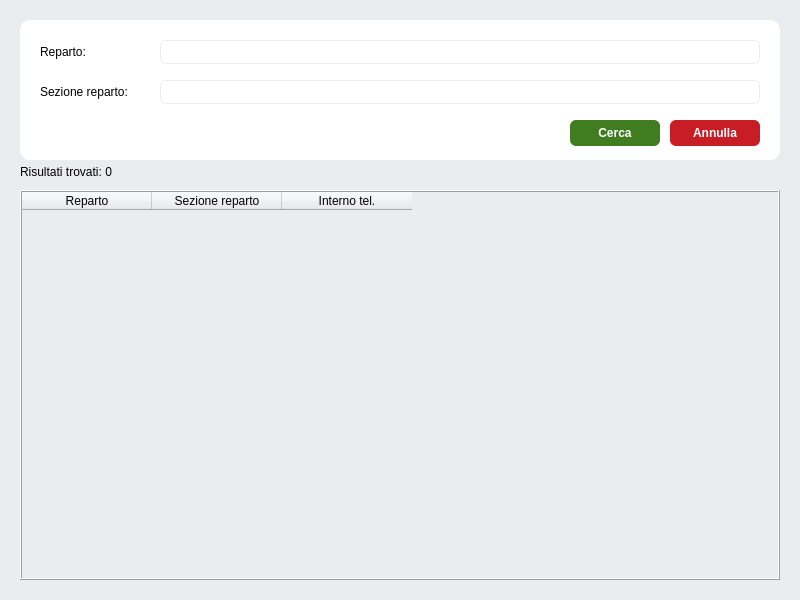
<?xml version="1.0" encoding="UTF-8"?>
<ui version="4.0">
 <class>ApplicationMainWindow</class>
 <widget class="QMainWindow" name="ApplicationMainWindow">
  <property name="enabled">
   <bool>true</bool>
  </property>
  <property name="geometry">
   <rect>
    <x>0</x>
    <y>0</y>
    <width>800</width>
    <height>600</height>
   </rect>
  </property>
  <property name="minimumSize">
   <size>
    <width>800</width>
    <height>600</height>
   </size>
  </property>
  <property name="maximumSize">
   <size>
    <width>800</width>
    <height>600</height>
   </size>
  </property>
  <property name="font">
   <font>
    <family>Nunito</family>
    <pointsize>10</pointsize>
    <weight>50</weight>
    <italic>false</italic>
    <bold>false</bold>
   </font>
  </property>
  <property name="focusPolicy">
   <enum>Qt::NoFocus</enum>
  </property>
  <property name="windowTitle">
   <string>Callcenter - Address book</string>
  </property>
  <property name="styleSheet">
   <string notr="true">* {
	background-color: #e9edf0;
	font: 10pt &quot;Nunito&quot;;
}

#searchCard_widget {
	border-top-left-radius: 10px;
	border-top-right-radius: 10px;
	border-bottom-left-radius: 10px;
	border-bottom-right-radius: 10px;
}

QPushButton, QLineEdit {
	border-top-left-radius: 6px;
	border-top-right-radius: 6px;
	border-bottom-left-radius: 6px;
	border-bottom-right-radius: 6px;
}

QLineEdit {
	border: 1px solid #e9edf0;
}</string>
  </property>
  <property name="windowFilePath">
   <string notr="true"/>
  </property>
  <property name="tabShape">
   <enum>QTabWidget::Triangular</enum>
  </property>
  <widget class="QWidget" name="mainContainer_widget">
   <property name="font">
    <font>
     <family>Nunito</family>
     <pointsize>10</pointsize>
     <weight>50</weight>
     <italic>false</italic>
     <bold>false</bold>
    </font>
   </property>
   <widget class="QTableWidget" name="search_result_tableWidget">
    <property name="geometry">
     <rect>
      <x>20</x>
      <y>190</y>
      <width>760</width>
      <height>390</height>
     </rect>
    </property>
    <property name="frameShape">
     <enum>QFrame::Box</enum>
    </property>
    <property name="frameShadow">
     <enum>QFrame::Raised</enum>
    </property>
    <property name="autoScrollMargin">
     <number>10</number>
    </property>
    <property name="editTriggers">
     <set>QAbstractItemView::NoEditTriggers</set>
    </property>
    <property name="showDropIndicator" stdset="0">
     <bool>true</bool>
    </property>
    <property name="dragDropOverwriteMode">
     <bool>false</bool>
    </property>
    <property name="cornerButtonEnabled">
     <bool>false</bool>
    </property>
    <property name="rowCount">
     <number>0</number>
    </property>
    <property name="columnCount">
     <number>3</number>
    </property>
    <attribute name="horizontalHeaderVisible">
     <bool>true</bool>
    </attribute>
    <attribute name="horizontalHeaderCascadingSectionResizes">
     <bool>true</bool>
    </attribute>
    <attribute name="horizontalHeaderDefaultSectionSize">
     <number>130</number>
    </attribute>
    <attribute name="horizontalHeaderMinimumSectionSize">
     <number>40</number>
    </attribute>
    <attribute name="horizontalHeaderShowSortIndicator" stdset="0">
     <bool>false</bool>
    </attribute>
    <attribute name="horizontalHeaderStretchLastSection">
     <bool>false</bool>
    </attribute>
    <attribute name="verticalHeaderVisible">
     <bool>true</bool>
    </attribute>
    <column>
     <property name="text">
      <string>Reparto</string>
     </property>
    </column>
    <column>
     <property name="text">
      <string>Sezione reparto</string>
     </property>
    </column>
    <column>
     <property name="text">
      <string>Interno tel.</string>
     </property>
    </column>
   </widget>
   <widget class="QLabel" name="result_label">
    <property name="geometry">
     <rect>
      <x>20</x>
      <y>160</y>
      <width>160</width>
      <height>24</height>
     </rect>
    </property>
    <property name="focusPolicy">
     <enum>Qt::TabFocus</enum>
    </property>
    <property name="text">
     <string>Risultati trovati: 0</string>
    </property>
   </widget>
   <widget class="QWidget" name="searchCard_widget" native="true">
    <property name="geometry">
     <rect>
      <x>20</x>
      <y>20</y>
      <width>760</width>
      <height>140</height>
     </rect>
    </property>
    <property name="styleSheet">
     <string notr="true">background-color: #ffffff;</string>
    </property>
    <widget class="QLabel" name="department_label">
     <property name="geometry">
      <rect>
       <x>20</x>
       <y>20</y>
       <width>100</width>
       <height>24</height>
      </rect>
     </property>
     <property name="focusPolicy">
      <enum>Qt::NoFocus</enum>
     </property>
     <property name="text">
      <string>Reparto:</string>
     </property>
    </widget>
    <widget class="QLineEdit" name="department_lineEdit">
     <property name="geometry">
      <rect>
       <x>140</x>
       <y>20</y>
       <width>600</width>
       <height>24</height>
      </rect>
     </property>
    </widget>
    <widget class="QLabel" name="department_specified_label">
     <property name="geometry">
      <rect>
       <x>20</x>
       <y>60</y>
       <width>100</width>
       <height>24</height>
      </rect>
     </property>
     <property name="focusPolicy">
      <enum>Qt::NoFocus</enum>
     </property>
     <property name="text">
      <string>Sezione reparto:</string>
     </property>
    </widget>
    <widget class="QPushButton" name="cancel_pushButton">
     <property name="geometry">
      <rect>
       <x>650</x>
       <y>100</y>
       <width>90</width>
       <height>26</height>
      </rect>
     </property>
     <property name="focusPolicy">
      <enum>Qt::NoFocus</enum>
     </property>
     <property name="styleSheet">
      <string notr="true">color: #ffffff;
font-weight: bold;
background-color: #c81d25;</string>
     </property>
     <property name="text">
      <string>Annulla</string>
     </property>
    </widget>
    <widget class="QLineEdit" name="department_specified_lineEdit">
     <property name="geometry">
      <rect>
       <x>140</x>
       <y>60</y>
       <width>600</width>
       <height>24</height>
      </rect>
     </property>
     <property name="focusPolicy">
      <enum>Qt::NoFocus</enum>
     </property>
    </widget>
    <widget class="QPushButton" name="search_pushButton">
     <property name="geometry">
      <rect>
       <x>550</x>
       <y>100</y>
       <width>90</width>
       <height>26</height>
      </rect>
     </property>
     <property name="focusPolicy">
      <enum>Qt::NoFocus</enum>
     </property>
     <property name="styleSheet">
      <string notr="true">color: #ffffff;
font-weight: bold;
background-color: #3f7d20;</string>
     </property>
     <property name="text">
      <string>Cerca</string>
     </property>
    </widget>
   </widget>
  </widget>
 </widget>
 <resources/>
 <connections/>
</ui>
